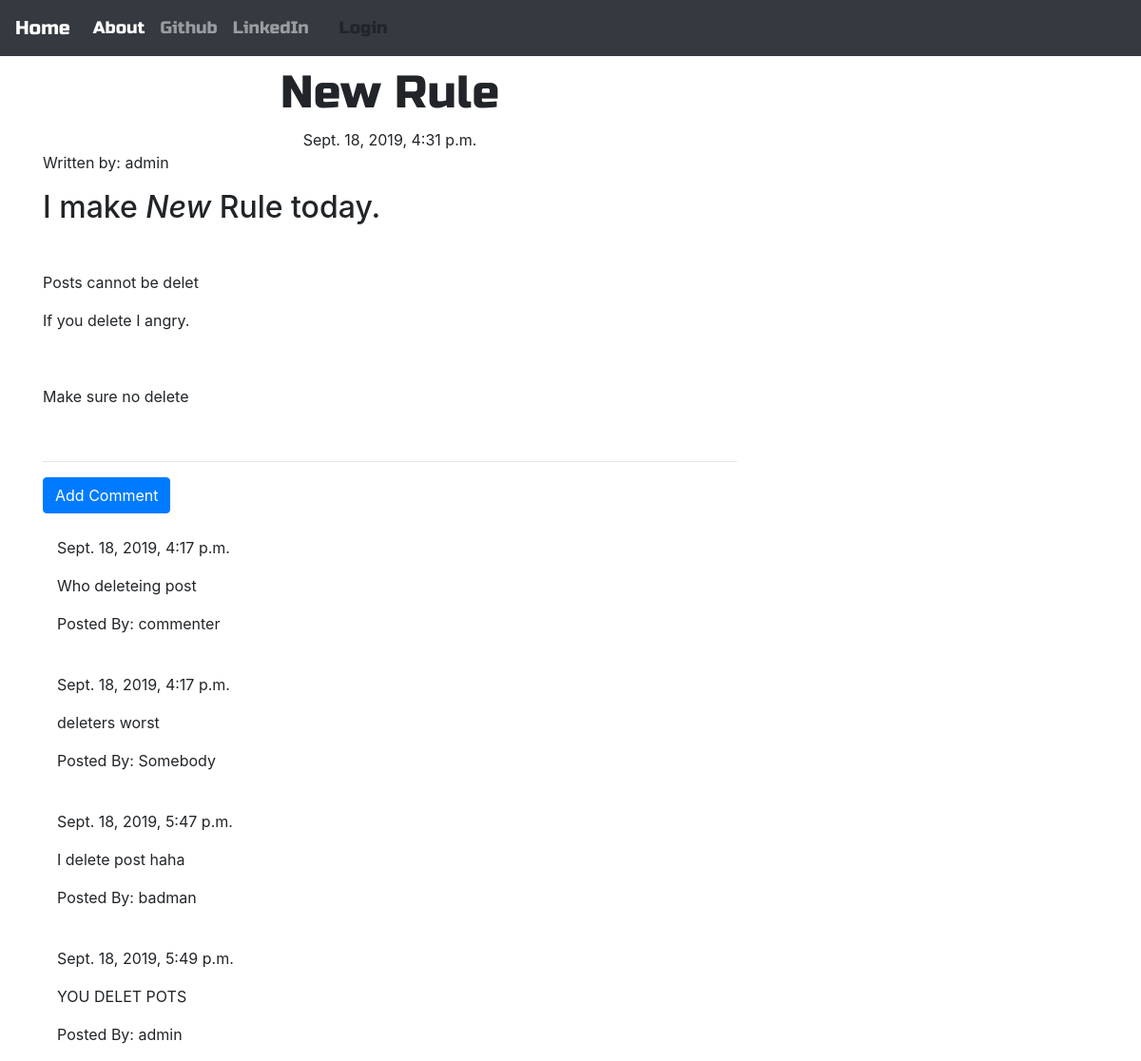
The app's page /post/4 with its own data.
### blog/models.py (models this page shows, shortened)
class Post(models.Model):
    author = models.ForeignKey('auth.User',on_delete=models.CASCADE)
    title = models.CharField(max_length=200)
    text = models.TextField()
    create_date = models.DateTimeField(default=timezone.now)
    published_date = models.DateTimeField(blank=True,null=True)

class Comment(models.Model):
    post = models.ForeignKey('blog.Post',related_name='comments',on_delete=models.CASCADE)
    author = models.CharField(max_length=200)
    text = models.TextField()
    create_date = models.DateTimeField(default=timezone.now)
    approved_comment = models.BooleanField(default=False)

### blog/views.py (the view)
# urls.py: url(r'^post/(?P<pk>\d+)$',views.PostDetailView.as_view(),name='post_detail'),
class PostDetailView(DetailView):
    model = Post

### blog/templates/blog/post_detail.html (shortened to what this page needs)
{% extends "blog/base.html" %}
{% load static %}
{% block content %}
<h1 class="posttitle loader">{{post.title}}</h1>
{% if post.published_date %}
	<div class="date postdate">
		{{ post.published_date }}
	</div>
	{% else %}
	<a class="btn btn-default" href="{% url 'post_publish' pk=post.pk %}">Publish</a>
	{% endif %}
	<div class="postauthor">
		<p>Written by: {{ post.author }}</p>
	</div>
<p class='postcontent'>{{ post.text|safe|linebreaksbr}}</p>
<hr>
<a class="btn btn-primary" href="{% url 'add_comment_to_post' pk=post.pk %}">Add Comment</a>
<div class="container">
	{% for comment in post.comments.all %}
		<br>
		{% if user.is_authenticated or comment.approved_comment %}
			{{comment.create_date}}
			<p>{{comment.text|safe|linebreaks}}</p>
			<p>Posted By: {{comment.author}}</p>
		{% endif %}
		{% empty %}
		<p>No Comments!</p>
	{% endfor %}
{% endblock %}

### blog/static/css/blog.css (style rules this page uses)
.postdate { text-align: center; }
.posttitle { font-family: 'Russo One', sans-serif; font-size: 3em; text-align: center; }
.postcontent { font-family: 'Montserrat'; font-size: 1.5em; }
.loader { filter:hue-rotate(0deg); color:linear-gradient(45deg,#0f8,#08f); animation:hue 10000ms infinite linear; }

### records on screen
Post: title "New Rule", published_date "Sept. 18, 2019, 4:31 p.m.", author "admin", text "I make New Rule today. Posts cannot be delet If you delete I angry. Make sure no delete"
Comment: create_date "Sept. 18, 2019, 4:17 p.m.", text "Who deleteing post", author "commenter"
Comment: create_date "Sept. 18, 2019, 4:17 p.m.", text "deleters worst", author "Somebody"
Comment: create_date "Sept. 18, 2019, 5:47 p.m.", text "I delete post haha", author "badman"
Comment: create_date "Sept. 18, 2019, 5:49 p.m.", text "YOU DELET POTS", author "admin"
